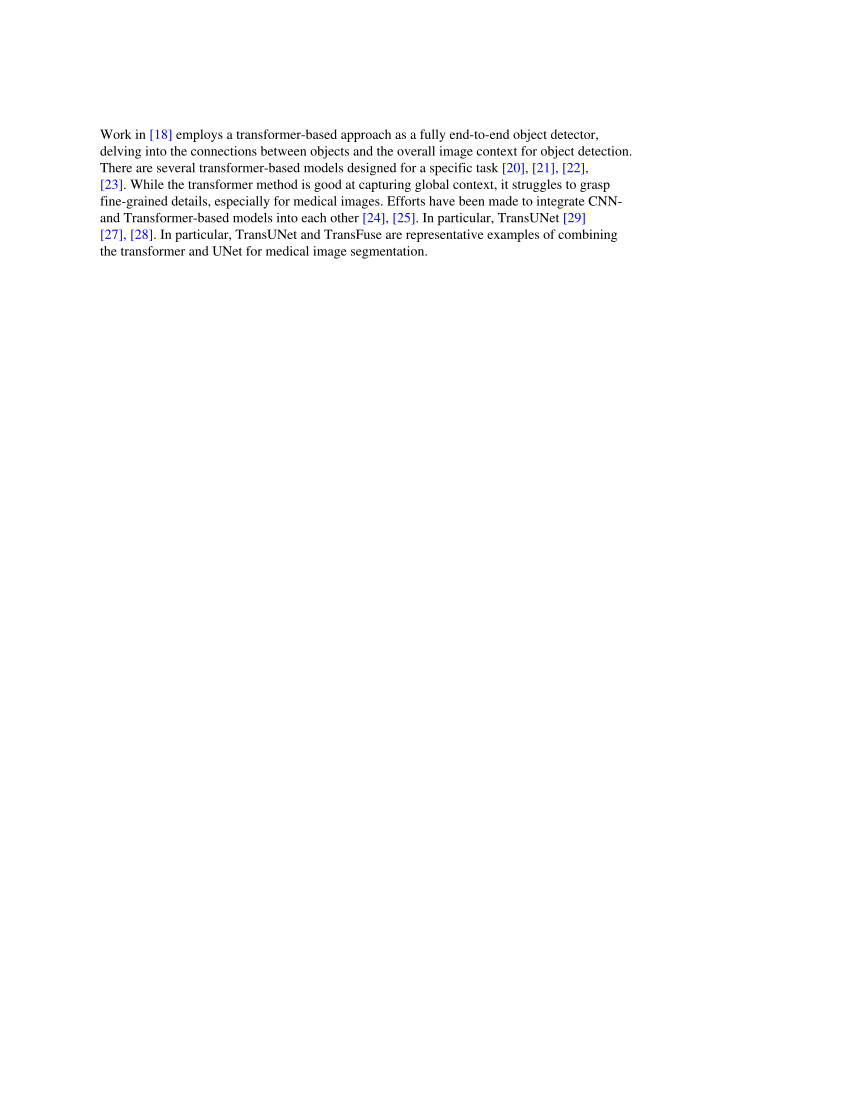

Write Python code to recreate this figure.
"""生成测试夹具 citecolor.pdf：期刊正文里蓝色的引用编号（IEEE Access 等的链接引用）。
引用编号与后面的黑色正文在同一个文字对象里、字体相同，只是填充颜色不同——pdf.js 会把它们合成一个文字项。
行首是蓝色引用的那一行（"[23]. While the transformer method is good at capturing …"），
以前整行取第一个字的颜色、被染成蓝色；行中的引用反而丢了颜色。"""
import sys
from reportlab.pdfgen import canvas
from reportlab.lib.colors import Color

out = sys.argv[1] if len(sys.argv) > 1 else "citecolor.pdf"
c = canvas.Canvas(out, pagesize=(612, 792))
blue, black = Color(0, 0, 1), Color(0, 0, 0)


def line(y, parts, x=72):
    t = c.beginText(x, 792 - y)
    t.setFont("Times-Roman", 10)
    for col, s in parts:
        t.setFillColor(col)
        t.textOut(s)
    c.drawText(t)


line(100, [(black, "Work in "), (blue, "[18]"), (black, " employs a transformer-based approach as a fully end-to-end object detector,")])
line(112, [(black, "delving into the connections between objects and the overall image context for object detection.")])
line(124, [(black, "There are several transformer-based models designed for a specific task "), (blue, "[20], [21], [22],")])
line(136, [(blue, "[23]"), (black, ". While the transformer method is good at capturing global context, it struggles to grasp")])
line(148, [(black, "fine-grained details, especially for medical images. Efforts have been made to integrate CNN-")])
line(160, [(black, "and Transformer-based models into each other "), (blue, "[24], [25]"), (black, ". In particular, TransUNet "), (blue, "[29]")])
line(172, [(blue, "[27], [28]"), (black, ". In particular, TransUNet and TransFuse are representative examples of combining")])
line(184, [(black, "the transformer and UNet for medical image segmentation.")])
c.showPage()
c.save()
